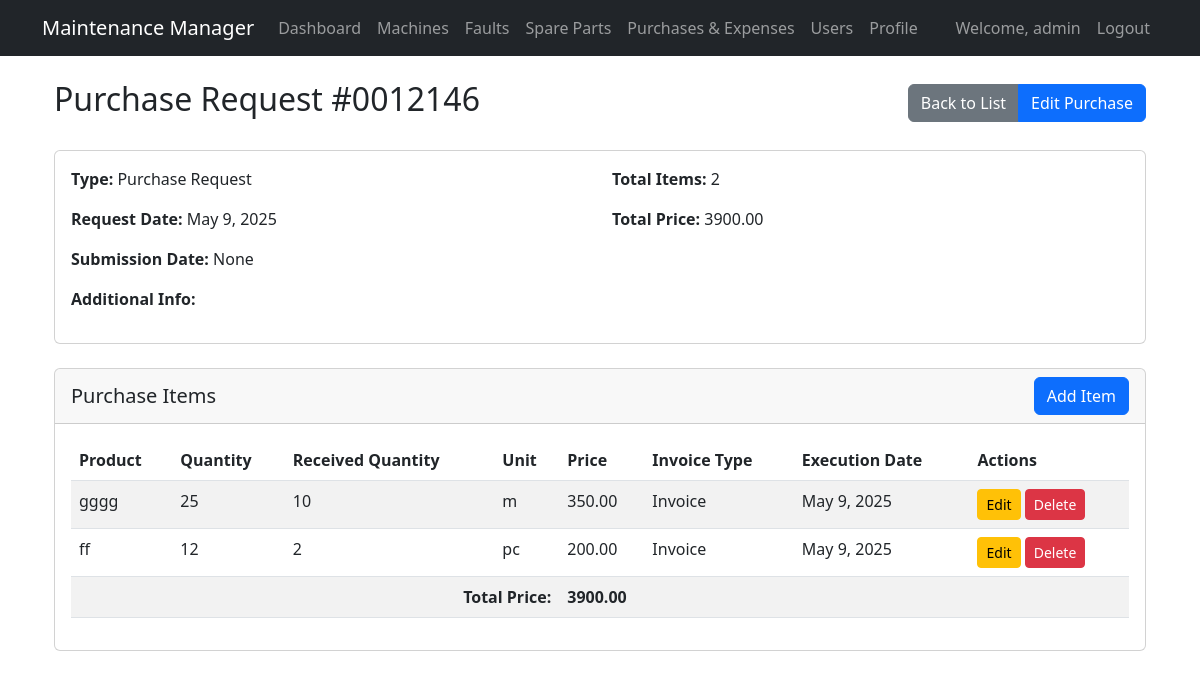
The app's page /purchases/2/ (signed in) with its own data.
### maintenance/models.py (models this page shows, shortened)
class PurchaseRequest(models.Model):
    TYPE_CHOICES = [
        ('PR', 'Purchase Request'),
        ('IR', 'Item Request')
    ]
    INVOICE_TYPES = [
        ('invoice', 'Invoice'),
        ('general', 'General')
    ]
    request_number = models.CharField(max_length=50, unique=True)
    request_type = models.CharField(max_length=2, choices=TYPE_CHOICES)
    request_date = models.DateField()
    submission_date = models.DateField(null=True, blank=True)
    additional_info = models.TextField(blank=True)
    total_price = models.DecimalField(max_digits=10, decimal_places=2, default=0)
    created_by = models.ForeignKey(User, on_delete=models.SET_NULL, null=True)
    created_at = models.DateTimeField(auto_now_add=True)
    updated_at = models.DateTimeField(auto_now=True)
    def get_item_count(self):
        return self.items.count()
    def calculate_total_price(self):
        total = 0
        for item in self.items.all():
            if item.price is not None and item.received_quantity is not None:
                total += item.price * item.received_quantity
        return total

class PurchaseItem(models.Model):
    purchase_request = models.ForeignKey(PurchaseRequest, on_delete=models.CASCADE, related_name='items')
    invoice_type = models.CharField(max_length=20, choices=PurchaseRequest.INVOICE_TYPES)
    execution_date = models.DateField()
    product = models.CharField(max_length=200)
    quantity = models.IntegerField()
    amount = models.DecimalField(max_digits=10, decimal_places=2, null=True, blank=True)
    unit_of_measurement = models.CharField(max_length=50)
    price = models.DecimalField(max_digits=10, decimal_places=2, null=True, blank=True)
    received_quantity = models.IntegerField(default=0)
    submission_date = models.DateField(null=True, blank=True)
    notes = models.TextField(blank=True)
    created_at = models.DateTimeField(auto_now_add=True)
    updated_at = models.DateTimeField(auto_now=True)

### maintenance/views.py (the view)
# urls.py: path('purchases/<int:pk>/', views.purchase_detail, name='purchase_detail'),
@login_required
def purchase_detail(request, pk):
    purchase = get_object_or_404(PurchaseRequest, pk=pk)
    items = purchase.items.all()
    if request.method == 'POST':
        form = PurchaseItemForm(request.POST)
        if form.is_valid():
            item = form.save(commit=False)
            item.purchase_request = purchase
            item.save()
            messages.success(request, 'Item added successfully.')
            return redirect('maintenance:purchase_detail', pk=pk)
    else:
        form = PurchaseItemForm()
    total_price = purchase.calculate_total_price()
    context = {
        'purchase': purchase,
        'items': items,
        'form': form,
        'total_price': total_price
    }
    return render(request, 'maintenance/purchase_detail.html', context)

### maintenance/models.py (called while the page is built)
    def can_add_users(self):
        return self.role and self.role.can_add_users

### templates/maintenance/purchase_detail.html (shortened to what this page needs)
{% extends 'base.html' %}
{% block content %}
<div class="container-fluid">
    <div class="d-flex justify-content-between align-items-center mb-4">
        <h2>Purchase Request #{{ purchase.request_number }}</h2>
        <div class="btn-group">
            <a href="{% url 'maintenance:purchase_list' %}" class="btn btn-secondary">Back to List</a>
            {% if request.user.is_staff %}
            <a href="{% url 'maintenance:purchase_edit' purchase.pk %}" class="btn btn-primary">Edit Purchase</a>
            {% endif %}
        </div>
    </div>
    <div class="card mb-4">
        <div class="card-body">
            <div class="row">
                <div class="col-md-6">
                    <p><strong>Type:</strong> {{ purchase.get_request_type_display }}</p>
                    <p><strong>Request Date:</strong> {{ purchase.request_date }}</p>
                    <p><strong>Submission Date:</strong> {{ purchase.submission_date }}</p>
                    <p><strong>Additional Info:</strong> {{ purchase.additional_info }}</p>
                </div>
                <div class="col-md-6">
                    <p><strong>Total Items:</strong> {{ purchase.get_item_count }}</p>
                    <p><strong>Total Price:</strong> {{ total_price }}</p>
                </div>
            </div>
        </div>
    </div>
    <div class="card">
        <div class="card-header d-flex justify-content-between align-items-center">
            <h5 class="mb-0">Purchase Items</h5>
            <button type="button" class="btn btn-primary" data-bs-toggle="modal" data-bs-target="#addItemModal">
                Add Item
            </button>
        </div>
        <div class="card-body">
            <div class="table-responsive">
                <table class="table table-striped">
                    <thead>
                        <tr>
                            <th>Product</th>
                            <th>Quantity</th>
                            <th>Received Quantity</th>
                            <th>Unit</th>
                            <th>Price</th>
                            <th>Invoice Type</th>
                            <th>Execution Date</th>
                            <th>Actions</th>
                        </tr>
                    </thead>
                    <tbody>
                        {% for item in items %}
                        <tr>
                            <td>{{ item.product }}</td>
                            <td>{{ item.quantity }}</td>
                            <td>{{ item.received_quantity }}</td>
                            <td>{{ item.unit_of_measurement }}</td>
                            <td>{{ item.price }}</td>
                            <td>{{ item.get_invoice_type_display }}</td>
                            <td>{{ item.execution_date }}</td>
                            <td>
                                {% if request.user.is_staff %}
                                <a href="" class="btn btn-sm btn-warning" data-bs-toggle="modal" data-bs-target="#editItemModal{{ item.pk }}">Edit</a>
                                <form method="post" action="{% url 'maintenance:purchase_item_delete' purchase.pk item.pk %}" style="display: inline;">
                                    <button type="submit" class="btn btn-danger btn-sm" onclick="return confirm('Are you sure you want to delete this item?')">
                                         Delete
                                    </button>
                                </form>
                                {% endif %}
                            </td>
                        </tr>
                        {% endfor %}
                        <tr>
                            <td colspan="4" class="text-end fw-bold">Total Price:</td>
                            <td colspan="4" class="fw-bold">{{ total_price }}</td>
                        </tr>
                    </tbody>
                </table>
            </div>
        </div>
    </div>
</div>
            </div>
{% endblock %}

### templates/base.html (shortened to what this page needs)
<!DOCTYPE html>
<html lang="en">
<head>
    <link href="https://cdn.jsdelivr.net/npm/bootstrap@5.3.0/dist/css/bootstrap.min.css" rel="stylesheet">
    <link href="https://cdn.jsdelivr.net/npm/bootstrap-icons@1.7.2/font/bootstrap-icons.css" rel="stylesheet">
    <link rel="stylesheet" href="https://cdn.jsdelivr.net/npm/flatpickr/dist/flatpickr.min.css">
</head>
<body>
    <nav class="navbar navbar-expand-lg navbar-dark bg-dark">
        <div class="container">
            <a class="navbar-brand" href="{% url 'maintenance:dashboard' %}">Maintenance Manager</a>
            <div class="collapse navbar-collapse" id="navbarNav">
                <ul class="navbar-nav me-auto">
                    <li class="nav-item">
                        <a class="nav-link" href="{% url 'maintenance:dashboard' %}">Dashboard</a>
                    </li>
                    <li class="nav-item">
                        <a class="nav-link" href="{% url 'maintenance:machines' %}">Machines</a>
                    </li>
                    <li class="nav-item">
                        <a class="nav-link" href="{% url 'maintenance:fault_list' %}">Faults</a>
                    </li>
                    <li class="nav-item">
                        <a class="nav-link" href="{% url 'maintenance:spare_parts_list' %}">Spare Parts</a>
                    </li>
                    <li class="nav-item">
                        <a class="nav-link" href="{% url 'maintenance:purchase_list' %}">Purchases & Expenses</a>
                    </li>
                    {% if user.userprofile.can_add_users %}
                    <li class="nav-item">
                        <a class="nav-link" href="{% url 'maintenance:users' %}">Users</a>
                    </li>
                    {% endif %}
                    {% if user.is_authenticated %}
                    <li class="nav-item">
                        <a class="nav-link" href="{% url 'maintenance:user_profile' %}">Profile</a>
                    </li>
                    {% endif %}
                </ul>
                <ul class="navbar-nav">
                    {% if user.is_authenticated %}
                    <li class="nav-item">
                        <span class="nav-link">Welcome, {{ user.username }}</span>
                    </li>
                    <li class="nav-item">
                        <form action="{% url 'logout' %}" method="post" class="d-inline">
                            <button type="submit" class="btn btn-link nav-link">Logout</button>
                        </form>
                    </li>
                    {% else %}
                    <li class="nav-item">
                        <a class="nav-link" href="{% url 'login' %}">Login</a>
                    </li>
                    {% endif %}
                </ul>
            </div>
        </div>
    </nav>
    <div class="container mt-4">
        {% block content %}{% endblock %}
</body>
</html>

### records on screen
PurchaseRequest: request_number "0012146", request_type "Purchase Request", request_date "May 9, 2025", submission_date "None", get_item_count "2"
PurchaseItem: product "gggg", quantity "25", received_quantity "10", unit_of_measurement "m", price "350.00", invoice_type "Invoice", execution_date "May 9, 2025"
PurchaseItem: product "ff", quantity "12", received_quantity "2", unit_of_measurement "pc", price "200.00", invoice_type "Invoice", execution_date "May 9, 2025"

### other values on screen
{{ user.username }} "admin"
{{ total_price }} "3900.00"
